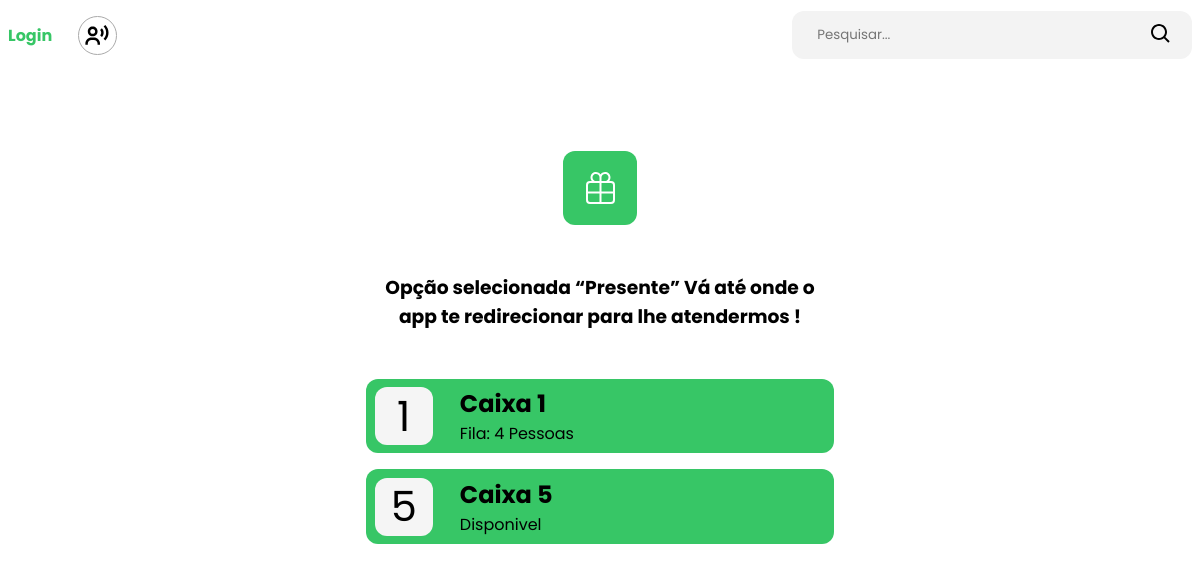
Page /presente on the committed database.
### supermarket/models.py (models this page shows, shortened)
class Caixas(models.Model):
    number = models.IntegerField(help_text="Número de identificação do caixa")
    available = models.BooleanField(default=True) # disponivel
    line = models.IntegerField(help_text="Número de pessoas na fila") # fila
    waiting_time = models.IntegerField(help_text="Tempo de espera") # tempo de espera
    option = models.CharField(max_length=24, choices=CAIXA_CHOICES, default="presente")

### supermarket/views.py (the view)
# urls.py: path('presente', views.presente, name="gift"),
def presente(request):
    context = {"caixas": Caixas.objects.filter(option="presente")}
    return render(request, "core/presente.html", context)

### supermarket/templates/core/presente.html (shortened to what this page needs)
{% extends 'core/layout.html' %}
{% load static %}
{% block body %}
  <section class="services-page">
    <div class="services__icon">
      <img src="{% static 'img/icon/gift.svg' %}" alt="Presente" />
    </div>
    <h3>Opção selecionada “Presente” Vá até onde o app te redirecionar para lhe atendermos !</h3>
    {% for caixa in caixas %}
      <div class="caixa">
        <div class="caixa__number">
          {{caixa.number}}
        </div>
        <div class="caixa__main">
          <div class="caixa__name">
            <h2>Caixa {{caixa.number}}</h2>
          </div>
          <div class="caixa__fila">
            <div class="caixa__fila">
              {% if caixa.available == True %}
                <p>Disponivel</p>
              {% else %}
                <p>Fila: {{caixa.line}} {% if caixa.line == 1 %} Pessoa {% else %} Pessoas {% endif %}</p>
              {% endif %}
            </div>
          </div>
        </div>
      </div>
    {% endfor %}
  </section>
{% endblock body %}

### supermarket/static/css/styles.css (style rules this page uses)
*, html, body { outline: none; -webkit-box-sizing: border-box; box-sizing: border-box; margin: 0; padding: 0; }
body, html, input { font-family: 'Poppins', sans-serif; }
.services__icon { background-color: #37C666; border-radius: 12px; padding: 1em; width: 74px; height: 74px; -webkit-transition: all 442ms ease-in-out; transition: all 442ms ease-in-out; }
.caixa { background-color: #37C666; border-radius: 12px; display: -webkit-box; display: -ms-flexbox; display: flex; -webkit-box-pack: justify; -ms-flex-pack: justify; justify-content: space-between; -webkit-box-align: center; -ms-flex-align: center; align-items: center; -webkit-transition: all 442ms ease-in-out; transition: all 442ms ease-in-out; }
.caixa .caixa__main { width: 80%; }
.caixa .caixa__number { display: -webkit-box; display: -ms-flexbox; display: flex; -webkit-box-pack: center; -ms-flex-pack: center; justify-content: center; -webkit-box-align: center; -ms-flex-align: center; align-items: center; background-color: #f5f5f5; width: 58px; height: 58px; margin: .2em; text-align: center; border-radius: 12px; font-size: 2.6rem; }
.caixa:not(:first-child) { margin: 1em 0; }
.services-page { width: 100%; }
@media (min-width: 768px) { .services-page { width: 40%; margin: 5rem auto; } }
.services-page .services__icon { margin: 2rem auto; }
.services-page h3 { margin: 3rem 0; text-align: center; }

### rows in the picture
Caixas: number "1", line "4", shows "Pessoas"
Caixas: number "5", available "Disponivel"
